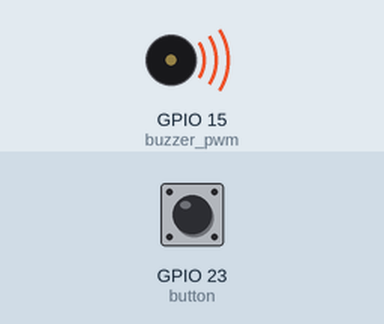
Bench run of a program on a simulated ESP32 board running MicroPython. Shown: buzzer (waves = sounding). Inputs (shaded band) come from the test bench; at power-on: GPIO 23 (button) LOW. What the program prints to the serial console is not drawn.

Above: at 1.2 s.
1.3 s: GPIO 23 (button) pulled HIGH for 0.15 s
2.9 s: GPIO 23 (button) pulled HIGH for 1 s
At 5.8 s:
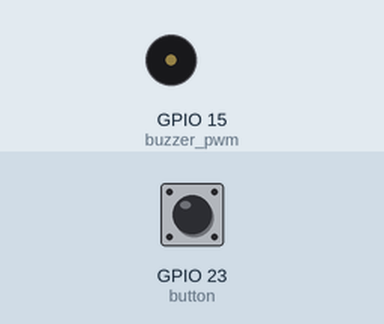
5.9 s: GPIO 23 (button) pulled HIGH for 3.2 s
Timing chart, 0 to 8.9 s (numbered marks = the images above; inputs shaded):
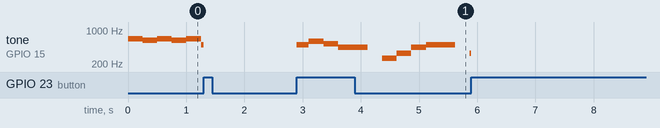

The program:

09-3.py
```python
# 實驗 #9-3：蜂鳴器演奏「給愛麗絲」 (非阻塞式 + 播放/暫停功能)

import machine
import utime

# --- 1. 實驗設定 ---
# 腳位設定
BUZZER_PIN = 15
BUTTON_PIN = 23

# 樂曲速度設定 (基礎時長，單位毫秒，數值越小速度越快)
# 代表一個16分音符的長度
BASE_NOTE_DURATION = 125

# 按鈕防抖動時間 (毫秒)
DEBOUNCE_MS = 50

# --- 2. 音符頻率對照表 (赫茲 Hz) ---
NOTES = {
    '_': 0,     # 休止符 (Rest)
    'B3': 247,
    'C4': 262, 'CS4': 277, 'D4': 294, 'DS4': 311, 'E4': 330, 'F4': 349, 'FS4': 370, 'G4': 392, 'GS4': 415, 'A4': 440, 'AS4': 466, 'B4': 494,
    'C5': 523, 'CS5': 554, 'D5': 587, 'DS5': 622, 'E5': 659, 'F5': 698, 'FS5': 740, 'G5': 784, 'GS5': 831, 'A5': 880, 'AS5': 932, 'B5': 988,
}

# --- 3. 「給愛麗絲」樂譜 ---
# 格式: (音符名稱, 持續時間乘數)
# 乘數 1 = 16分音符, 2 = 8分音符, 3 = 附點8分音符, 4 = 4分音符
FUR_ELISE_SCORE = [
    ('E5', 2), ('DS5', 2), ('E5', 2), ('DS5', 2), ('E5', 2), ('B4', 2), ('D5', 2), ('C5', 2),
    ('A4', 4), ('_', 2), ('C4', 2), ('E4', 2), ('A4', 2), ('B4', 4), ('_', 2), ('E4', 2),
    ('GS4', 2), ('B4', 2), ('C5', 4), ('_', 2), ('E4', 2), ('E5', 2), ('DS5', 2), ('E5', 2),
    ('DS5', 2), ('E5', 2), ('B4', 2), ('D5', 2), ('C5', 2), ('A4', 4), ('_', 2), ('C4', 2),
    ('E4', 2), ('A4', 2), ('B4', 4), ('_', 2), ('E4', 2), ('C5', 2), ('B4', 2), ('A4', 4),
    ('_', 4) # 結尾休止，準備循環
]

# --- 4. 硬體初始化 ---
# 初始化蜂鳴器PWM
# PWM(Pulse Width Modulation)讓我們可以控制頻率來發出不同音高
buzzer_pwm = machine.PWM(machine.Pin(BUZZER_PIN), freq=1000, duty=0)

# 初始化按鈕
# 使用內部下拉電阻，這樣按鈕沒按下時是低電位(0)，按下時(接到3.3V)是高電位(1)
button = machine.Pin(BUTTON_PIN, machine.Pin.IN, machine.Pin.PULL_DOWN)

# --- 5. 狀態變數 ---
# 播放控制
is_playing = True              # 初始狀態為播放
current_note_index = 0         # 當前播放到樂譜的哪個音符

# 時間控制 (非阻塞式核心)
note_start_time = 0            # 當前音符開始播放的時間
pause_start_time = 0           # 進入暫停狀態的開始時間

# 按鈕狀態控制
last_button_state = 0          # 上一次迴圈的按鈕狀態 (用於偵測邊緣觸發)
last_press_time = 0            # 上一次有效按下的時間 (用於防抖動)

# --- 6. 輔助函式 ---
def play_note(freq):
    """根據頻率設定蜂鳴器發聲或靜音"""
    if freq > 0:
        buzzer_pwm.freq(freq) # 設定頻率
        buzzer_pwm.duty(512)  # 設定音量 (0-1023，512約為50%音量)
    else:
        buzzer_pwm.duty(0)    # 靜音

# --- 7. 主迴圈 ---
print("實驗 #9-3：蜂鳴器演奏「給愛麗絲」")
print("短按按鈕可 播放/暫停。")

try:
    # 程式啟動時，立即播放第一個音符
    note_name, _ = FUR_ELISE_SCORE[current_note_index]
    note_freq = NOTES.get(note_name, 0)
    play_note(note_freq)
    note_start_time = utime.ticks_ms()

    while True:
        # 取得當前時間
        now = utime.ticks_ms()

        # --- 按鈕狀態偵測 ---
        current_button_state = button.value()
        # 偵測按鈕狀態變化 (從 0->1 或 1->0)
        if current_button_state != last_button_state:
            # 防抖動：確保距離上次有效按下已超過指定時間
            if utime.ticks_diff(now, last_press_time) > DEBOUNCE_MS:
                # 只在按鈕被按下時(從0變1)觸發動作
                if current_button_state == 1:
                    is_playing = not is_playing # 切換播放/暫停狀態

                    if not is_playing:
                        # 進入暫停狀態
                        play_note(0) # 立刻靜音
                        pause_start_time = now # 記錄暫停開始的時間
                        print("Playback Paused.")
                    else:
                        # 恢復播放狀態
                        # 核心技巧：將音符的開始時間往後推移「被暫停的總時間」
                        # 這樣時間差的計算就不會包含暫停的時間
                        time_was_paused = utime.ticks_diff(now, pause_start_time)
                        note_start_time += time_was_paused

                        # 重新播放當前的音符
                        note_name, _ = FUR_ELISE_SCORE[current_note_index]
                        note_freq = NOTES.get(note_name, 0)
                        play_note(note_freq)
                        print("Playback Resumed.")

                    last_press_time = now # 更新最後按下時間

        last_button_state = current_button_state

        # --- 音樂播放邏輯 ---
        # 只有在播放狀態下才執行
        if is_playing:
            # 獲取當前音符的資訊
            note_name, duration_multiplier = FUR_ELISE_SCORE[current_note_index]
            note_duration = BASE_NOTE_DURATION * duration_multiplier

            # 檢查當前音符的持續時間是否已到
            if utime.ticks_diff(now, note_start_time) >= note_duration:
                # 時間到，前進到下一個音符
                current_note_index += 1

                # 如果樂譜播完，從頭開始
                if current_note_index >= len(FUR_ELISE_SCORE):
                    current_note_index = 0

                # 獲取下一個音符的頻率並播放
                next_note_name, _ = FUR_ELISE_SCORE[current_note_index]
                next_freq = NOTES.get(next_note_name, 0)
                play_note(next_freq)

                # 重設音符開始時間，為下一個音符計時
                note_start_time = now

except KeyboardInterrupt:
    print("程式被手動停止。")
finally:
    # 確保程式結束時關閉蜂鳴器，釋放資源
    buzzer_pwm.deinit()
    print("蜂鳴器已停止，資源已釋放。")
```

Measured:
- after the input at 2.9 s, tone on GPIO 15 (buzzer_pwm): plays 494 Hz for 0.21 s, 587 Hz for 0.25 s, 523 Hz for 0.25 s, 440 Hz for 0.50 s, 262 Hz for 0.25 s, 330 Hz for 0.25 s … (9 notes in this stretch), starting at once
